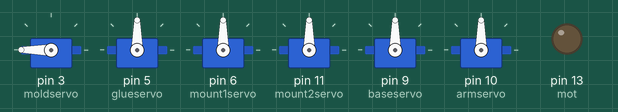
A sketch run on a simulated Arduino Uno, built with avr-gcc and run on an emulated ATmega328P. Shown: 6 × servo, output pins drawn as LEDs (lit = HIGH).

Above: at 0.05 s.
At 4.95 s:
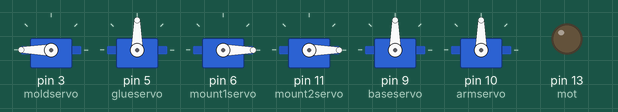
At 12.45 s:
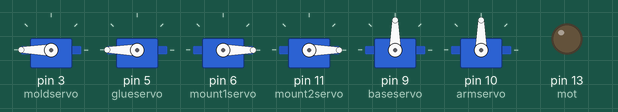
At 19.05 s:
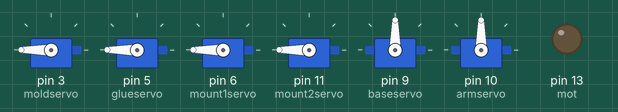
At 24.95 s:
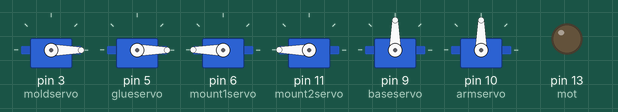
Timing chart, 0 to 32.5 s (numbered marks = the images above):
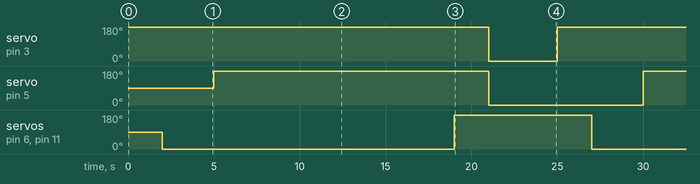

Measured:
- by itself, servo on pin 3 (moldservo): alternates 180° for 21.0 s and 0° for 4.0 s
- by itself, servo on pin 5 (glueservo): alternates 180° for 16.0 s and 0° for 9.0 s
- by itself, servo on pin 6 (mount1servo), servo on pin 11 (mount2servo): alternates 180° for 8.0 s and 0° for 17.0 s

The sketch:

main.ino
```cpp
#include <Servo.h>

Servo moldservo;
Servo glueservo;
Servo mount1servo;
Servo mount2servo;
Servo baseservo;
Servo armservo;

int mot = 13;

void setup() {
  moldservo.attach(3);
  glueservo.attach(5);
  mount1servo.attach(6);
  mount2servo.attach(11);
  baseservo.attach(9);
  armservo.attach(10);
  pinMode(mot, OUTPUT);
}

void loop() {


//  Lock the model in,
  moldservo.write(180);
  baseservo.write(90);  // TODO: need to figure out the right value
  delay(2000);

//  Move down the platform
  mount1servo.write(0);
  mount2servo.write(0);
  delay(3000);

//Inject the model with Hot glue
  glueservo.write(180);
  delay(2000);

//wait 10 seconds for the hot glue to cool
  delay(12000);

// move the platform up
  mount1servo.write(180);
  mount2servo.write(180);
  delay(2000);

//Reset the model
  moldservo.write(0);
  glueservo.write(0);
  delay(2000);

// Move the model away to the other station
  armservo.write(90);
  baseservo.write(90);

  delay(2000);


}
```
